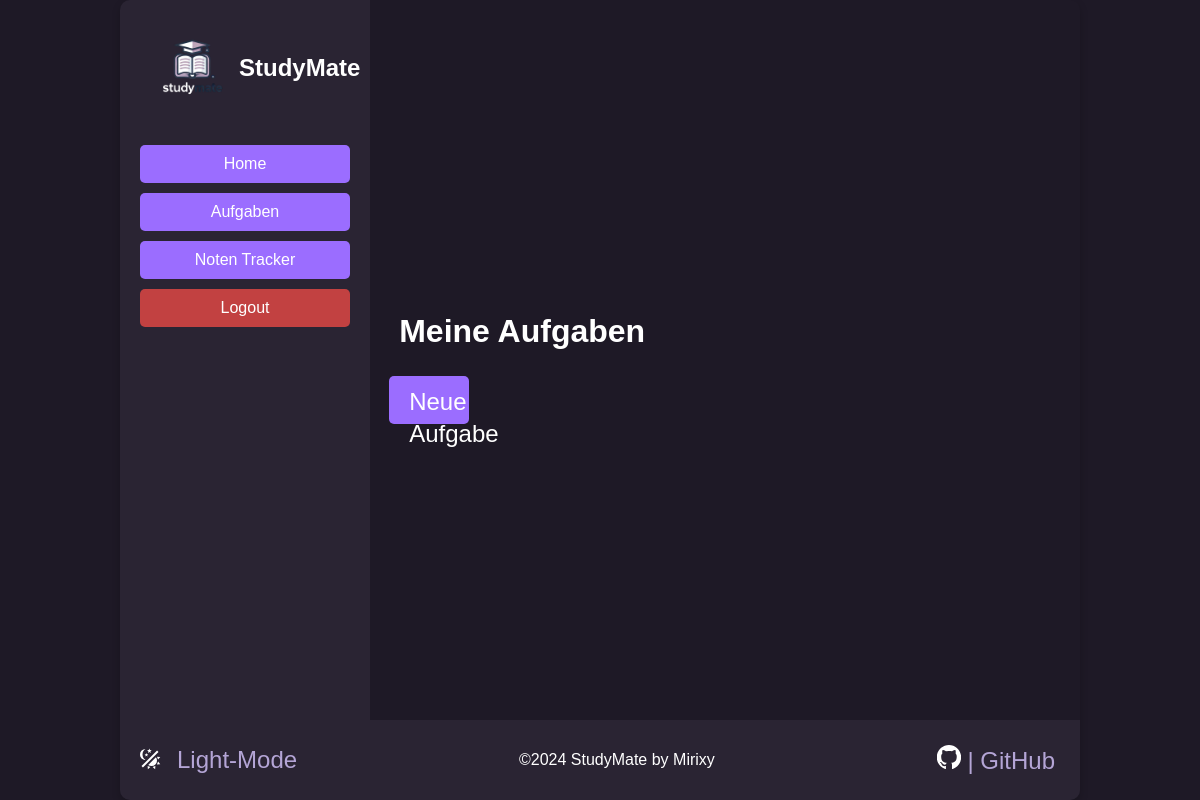
The page /todos (signed in) on the database as committed earlier.
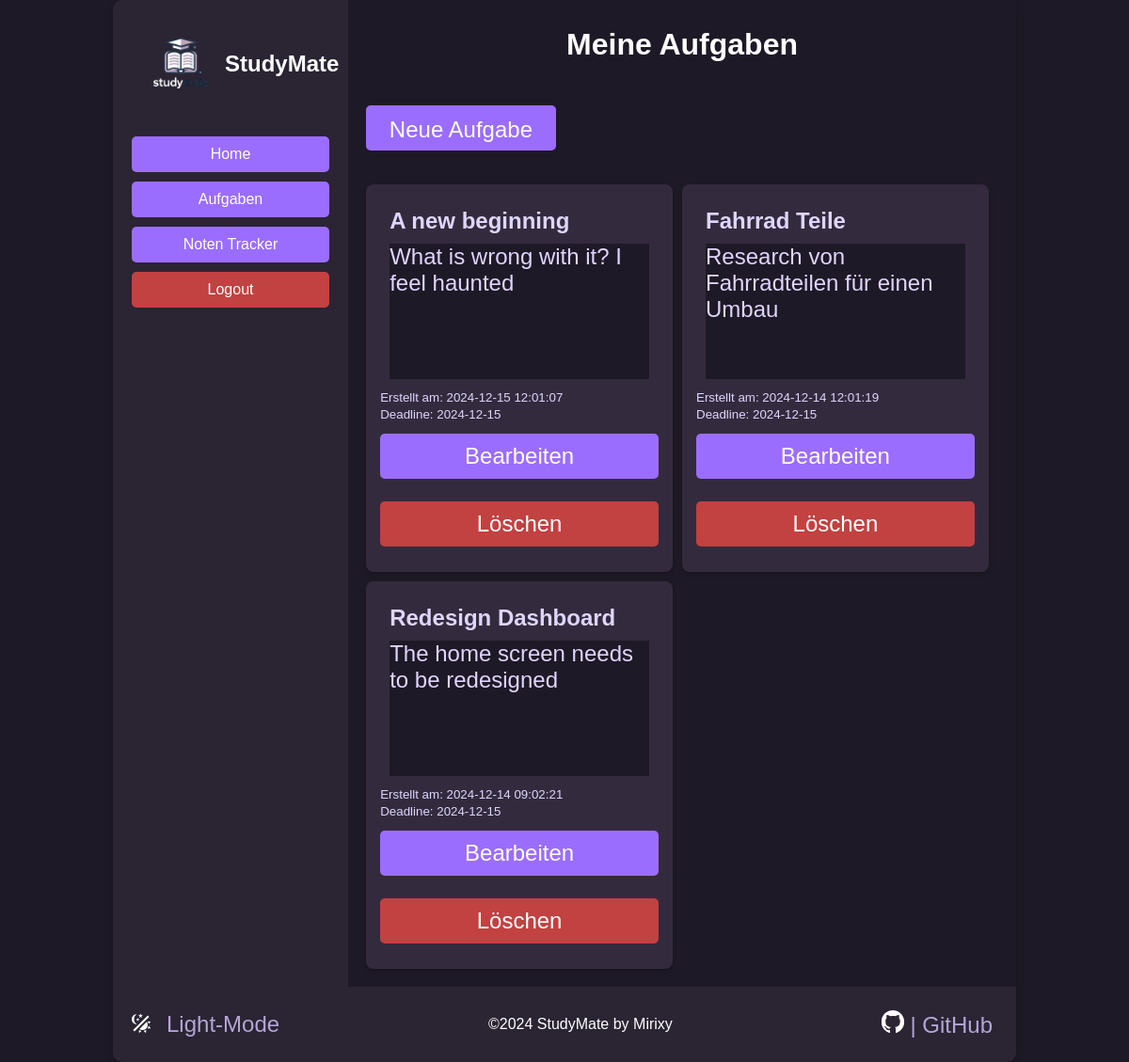
The same page on the database as committed later.
### app/models.py (models this page shows)
class ToDo(db.Model):
    id = db.Column(db.Integer, primary_key=True)
    title = db.Column(db.String(100), nullable=False)
    description = db.Column(db.Text, nullable=True)
    created_at = db.Column(db.DateTime, default=db.func.current_timestamp())
    user_id = db.Column(db.Integer, db.ForeignKey('user.id'))
    deadline = db.Column(db.DateTime, nullable=True)

### app/routes.py (the view)
@main.route('/todos')
@login_required
def todos():
    csrf_token = generate_csrf()  # Generate CSRF token
    form = ThemeToggleForm()  # Instantiate the form
    tasks = ToDo.query.filter_by(user_id=current_user.id).order_by(ToDo.created_at.desc()).all()
    return render_template('todos.html', tasks=tasks, form=form, csrf_token=csrf_token)  # Pass the form to the template

### app/__init__.py (called while the page is built)
@login_manager.user_loader
def load_user(user_id):
    return User.query.get(int(user_id))

### app/routes.py (called while the page is built)
@main.context_processor
def inject_user_preferences():
    return {'light_mode': getattr(current_user, 'light_mode', False)}

### app/templates/todos.html
{% extends "base.html" %}
{% block content %}
<h1>Meine Aufgaben</h1>
    <div class="big_button">
        <a href="{{ url_for('main.add_todo') }}" class="btn btn-primary big_btn" role="button">Neue Aufgabe</a>
    </div>
    <div class="card-container">
            {% for task in tasks %}
        <div class="todo-card">
                <h2>{{ task.title }}</h2>
                <p class="description">{{ task.description }}</p>
                <small>Erstellt am: {{ task.created_at }}</small><br>
                <small>Deadline: {{ task.deadline.strftime('%Y-%m-%d') if task.deadline else 'No deadline set' }}</small>
            <div class="btn_container">
                <form action="{{ url_for('main.edit_todo', task_id=task.id) }}" method="GET" style="display:inline;">
                    <button type="submit" class="btn btn-primary">Bearbeiten</button>
                </form>
                <form action="{{ url_for('main.delete_todo', task_id=task.id) }}" method="POST" style="display:inline;">
                    <button type="submit" class="btn btn-primary btn-delete">Löschen</button>
                </form>
            </div>
        </div>
            {% endfor %}
    </div>
{% endblock %}

### app/templates/base.html (shortened to what this page needs)
<!DOCTYPE html>
<html>
<head>
    <link rel="stylesheet" href="/static/style.css">
</head>
<body class="{{ 'light-mode' if current_user.light_mode else '' }}">
    <div class="container">
        <div class="app-container">
            <div class="sidebar">
                <div class="logo-container">
                    <img src="/static/brand_logo.png" alt="Logo" class="logo">
                    <h2 class="app-name">StudyMate</h2>
                </div>
                <div class="sidebar-nav">
                    <a class="nav-item" href="/">Home</a>
                    {% if current_user.is_authenticated %}
                    <a class="nav-item" href="/todos">Aufgaben</a>
                    <a class="nav-item" href="/grades">Noten Tracker</a>
                    <a class="nav-item btn-delete" href="/logout">Logout</a>
                    {% else %}
                    <a class="nav-item" href="/login">Login</a>
                    <a class="nav-item" href="/register">Registrierung</a>
                    {% endif %}
                </div>
            </div>
            <div class="main-content">
                <div class="content">
                    {% block content %}{% endblock %}
                </div>
            </div>
        </div>
        <div class="footer">
            <div class="foo-content">
                <div class="theme-mode">
                    <div class="theme">
                        <form id="theme-toggle-form" method="post" action="/toggle_light_mode">
                            <button type="submit" id="theme-toggle">
                            </button>
                        </form>
                    </div>
                    <div class="theme-text">
                        <p id="toggle">Light-Mode</p>
                    </div>
                </div>
                <div> ©2024 StudyMate by Mirixy </div>
                <div><a class="Socials" href="https://github.com/mirixy">
                    <p><span class="social"></span> | GitHub</p>
                </a></div>
            </div>
        </div>
    </div>
</body>
</html>

### app/static/style.css (style rules this page uses)
:root { --primary-purple: #9b6dff; --primary-hover: #8557f7; --dark-bg: #1e1926; --sidebar-bg: #2a2433; --card-bg: #332b3d; --text-primary: #ffffff; --text-secondary: #e0d5ff; --text-muted: #b4a5d6; --border-color: #3d3447; --alert-color: rgb(194, 65, 65); --light-bg: #f0f8f0; --light-sidebar-bg: #e0f7e0; --light-card-bg: #d0f0d0; --light-text-primary: #333333; --light-text-secondary: #555555; --light-border-color: #a0d0a0; --light-primary-green: #38af62; --light-primary-green-hover: #19763a; }
* { margin: 0; padding: 0; box-sizing: border-box; font-family: Arial, sans-serif; }
body { height: 100vh; display: flex; justify-content: center; align-items: center; background-color: var(--dark-bg); }
.container { display: flex; flex-direction: column; width: 80%; max-width: 1200px; height: 100%; box-shadow: 0 4px 8px rgba(0, 0, 0, 0.2); border-radius: 10px; overflow: scroll; }
.app-container { display: flex; flex: 1; height: 100%; }
.sidebar { width: 250px; background-color: var(--sidebar-bg); padding: 20px; color: var(--text-primary); flex-shrink: 0; }
.logo-container { display: flex; align-items: center; margin-bottom: 20px; }
.logo { width: 50%; height: auto; margin-right: -1rem; }
.app-name { color: var(--text-primary); text-align: center; margin-bottom: 20px; font-size: 1.5rem; }
.main-content { flex: 1; padding: 2%; display: flex; overflow-y: scroll; justify-content: center; align-items: flex-start; flex-direction: column; }
.sidebar-nav { display: flex; flex-direction: column; }
.nav-item { padding: 10px; text-decoration: none; color: var(--text-primary); background-color: var(--primary-purple); border: none; border-radius: 5px; text-align: center; margin-bottom: 10px; transition: background-color 0.3s ease; }
h1 { text-align: center; color: var(--text-primary); margin: 10px; }
h2 { color: var(--text-secondary); margin: 10px; }
small { color: var(--text-secondary); }
#toggle { font-size: 1.5rem; }
button { width: 100%; height: 50px; padding: 15px; font-size: 1.2rem; background-color: var(--primary-purple); color: var(--text-primary); border: none; border-radius: 5px; cursor: pointer; transition: background-color 0.3s ease; }
.btn { display: inline-block; padding: 10px 20px; margin: 0.5em 0 0.5em 0; border: none; border-radius: 5px; text-align: center; cursor: pointer; text-decoration: none; transition: background-color 0.3s ease; width: 100%; height: 3rem; font-size: 1.5em; }
.btn-primary { background-color: var(--primary-purple); color: var(--text-primary); }
.btn-delete { background-color: var(--alert-color); color: var(--text-primary); }
.big_button { width: 30%; height: 2em; margin: 5% 0; line-height: 2em; padding: 0; }
#theme-toggle { display: inline-flex; justify-content: center; align-items: center; background-color: transparent; border: none; cursor: pointer; padding: 0; width: 2rem; height: 2rem; }
.description { background-color: var(--dark-bg); color: var(--text-secondary); height: 6em; }
p { color: var(--text-muted); font-size: 1.5em; margin: 10px; }
.card-container { width: 100%; margin-top: 8%; display: flex; flex-wrap: wrap; justify-content: flex-start; }
.todo-card { background-color: var(--card-bg); width: calc(50% - 10px); height: auto; padding: 15px; margin-top: 10px; margin-right: 10px; border-radius: 8px; box-shadow: 0 2px 5px rgba(0, 0, 0, 0.2); }
.footer { display: flex; justify-content: space-between; align-items: center; padding: 10px; background-color: var(--sidebar-bg); color: var(--text-primary); width: 100%; position: relative; flex-shrink: 0; }
.foo-content { display: flex; justify-content: space-between; align-items: center; width: 100%; padding: 5px; }
.Socials { text-decoration: none; }
.social { display: inline-block; width: 24px; height: 24px; background-image: url('/static/github-mark-white.svg'); background-size: cover; background-repeat: no-repeat; background-position: center; }
.theme-mode { display: flex; align-items: center; }

Rows that differ between the two databases and show on the page:
added ToDo: title "A new beginning", description "What is wrong with it? I feel haunted", created_at "2024-12-15 12:01:07", deadline "2024-12-15"
added ToDo: title "Fahrrad Teile", description "Research von Fahrradteilen für einen Umbau", created_at "2024-12-14 12:01:19", deadline "2024-12-15"
added ToDo: title "Redesign Dashboard", description "The home screen needs to be redesigned", created_at "2024-12-14 09:02:21", deadline "2024-12-15"
